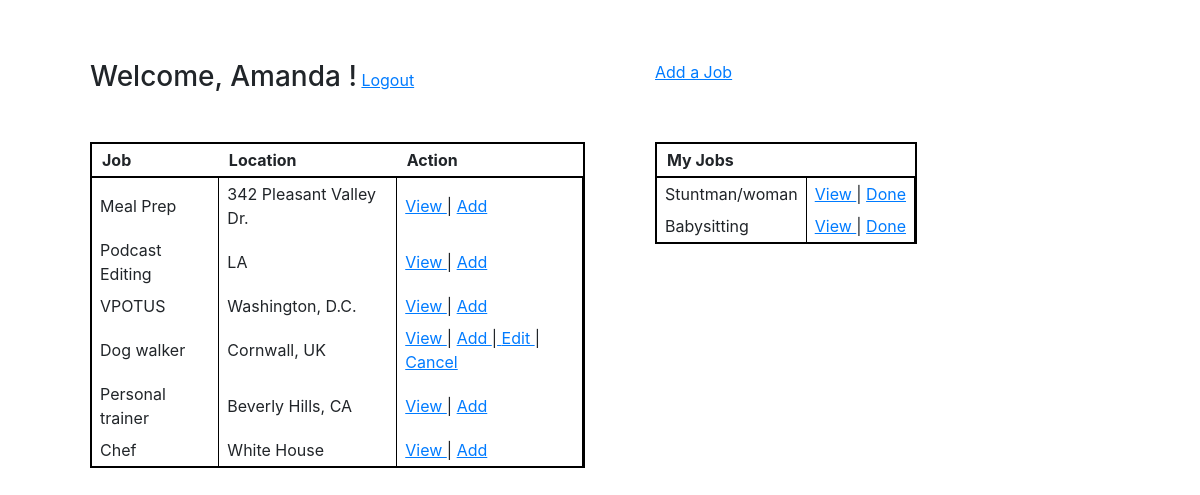
/dashboard (signed in), run on an earlier commit of the app's database.
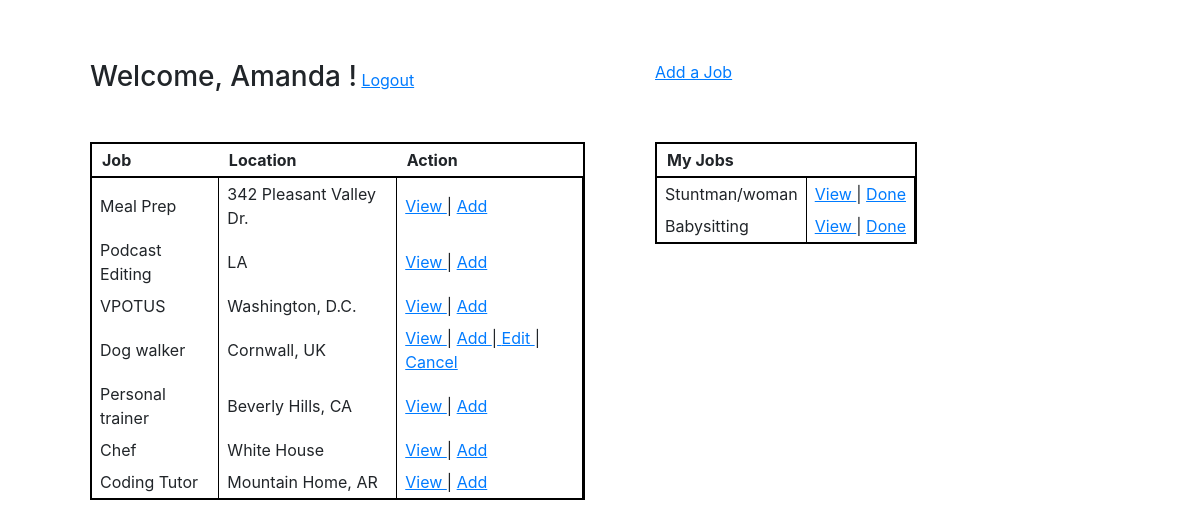
And on a later commit of the database.
### exam_app/models.py (models this page shows)
class Job(models.Model):
    title = models.CharField(max_length=50)
    desc = models.TextField()
    location = models.CharField(max_length=100)
    owner = models.ForeignKey(User,related_name='jobs_owned',on_delete=models.CASCADE)
    workers = models.ManyToManyField(User,related_name='jobs_worked')
    created_at = models.DateTimeField(auto_now_add=True)
    updated_at = models.DateTimeField(auto_now=True)
    objects = JobManager()

### exam_app/views.py (the view)
# urls.py: path('dashboard',views.dashboard),
def dashboard(request):
    if 'user_id' not in request.session:
        return redirect('/')
    else:
        some_user = User.objects.get(id=request.session['user_id'])
        context = {
            'some_user': User.objects.get(id=request.session['user_id']),
            'jobs': Job.objects.all(),
            'some_user_jobs': some_user.jobs_worked.all()
        }
        return render(request,'dashboard.html',context)

### exam_app/templates/dashboard.html (shortened to what this page needs)
<!DOCTYPE html>
<html lang="en">
<head>
    <link rel="stylesheet" href="https://stackpath.bootstrapcdn.com/bootstrap/4.4.1/css/bootstrap.min.css">
    {% load static %}
    <link rel='stylesheet' href="{% static 'style.css' %}">
</head>
<body>
    <div class='container-fluid'>
            <div class='row'>
                <div class='col'>
                    <h3>Welcome, {{some_user.first_name}}!</h3>
                    <a class='logout' href='/destroy'>Logout</a>
                </div>
                <div class='col'>
                    <a class='addajob' href='/addJob'>Add a Job</a>
                </div>
            </div>
        <div class='tables'>
            <div class='row'>
                <div class='col'>
                    <table>
                        <thead>
                            <th>Job</th>
                            <th>Location</th>
                            <th>Action</th>
                        </thead>
                        <tbody>
                            {% for job in jobs %}
                            {% if job  not in some_user_jobs%}
                            <tr>
                                <td>{{job.title}}</td>
                                <td>{{job.location}}</td>
                                <td>
                                    <a href='/view/{{job.id}}'>View </a>|
                                    <a href='/addToMyJobs/{{job.id}}'>Add </a>
                                    {% if job.owner.id == some_user.id %}
                                    |<a href='/edit/{{job.id}}'> Edit </a>|
                                    <a href='/cancelJob/{{job.id}}'>Cancel </a>
                                    {% endif %}
                                </td>
                            </tr>
                            {% endif %}
                            {% endfor %}
                        </tbody>
                    </table>
                </div>
                <div class='col'>
                    <table>
                        <thead>
                            <th>My Jobs</th>
                            <th> </th>
                        </thead>
                        <tbody>
                            {% for job in some_user_jobs %}
                            <tr>
                                <td>{{job.title}}</td>
                                <td>
                                    <a href='/view/{{job.id}}'>View </a>|
                                    <a href='/cancelJob/{{job.id}}'>Done </a>
                                </td>
                            </tr>
                            {% endfor %}
                        </tbody>
                    </table>
                </div>
            </div>
        </div>
    </div>
</body>
</html>

What changed in the data, as far as the page shows it:
added Job: title "Coding Tutor", location "Mountain Home, AR", shown under "Welcome, Amanda !"
